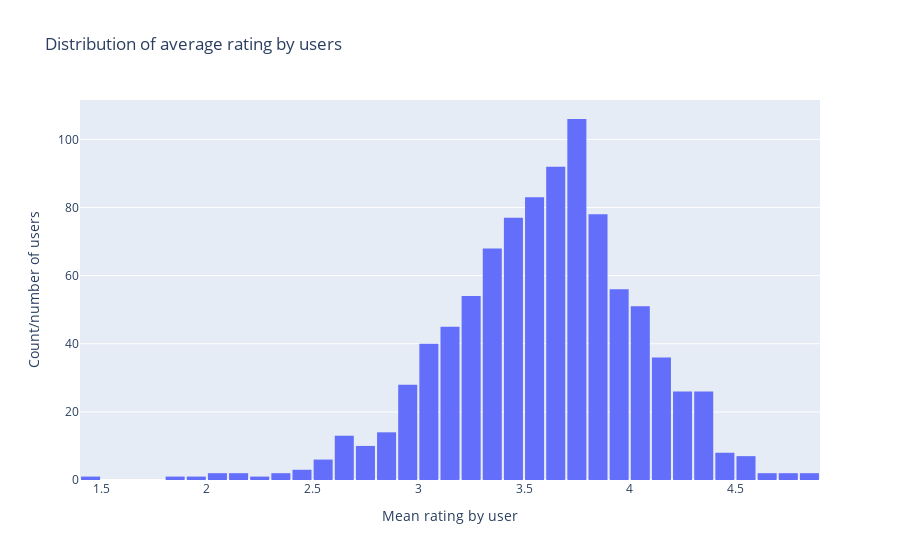

Notebook source saved alongside this figure:
### Code cell
data = df.groupby('userID')['rating'].agg('mean').sort_values(ascending=False)
# display(data.head(10))

# Create trace
trace = go.Histogram(x = data.values,
                     name = 'Ratings',
                     xbins = dict(#start = 0.0,
                                  #end = 5.0,
                                  size = 0.1))
# Create layout
layout = go.Layout(title = 'Distribution of average rating by users',
                   xaxis = dict(title = 'Mean rating by user'),
                   yaxis = dict(title = 'Count/number of users'),
                   bargap = 0.1)

# Create plot
fig = go.Figure(data=[trace], layout=layout)
iplot(fig)

### Figure 1 — Plotly figure (JSON) as saved in the notebook; plotly's stock layout.template omitted (floating-point values rounded to 4 significant figures; data arrays with more than 128 entries replaced by an {"elided": "..."} marker saying what was removed)
{"data": [{"name": "Ratings", "type": "histogram", "x": {"elided": "943 float values"}, "xbins": {"size": 0.1}}], "layout": {"bargap": 0.1, "title": {"text": "Distribution of average rating by users"}, "xaxis": {"title": {"text": "Mean rating by user"}}, "yaxis": {"title": {"text": "Count/number of users"}}}}
